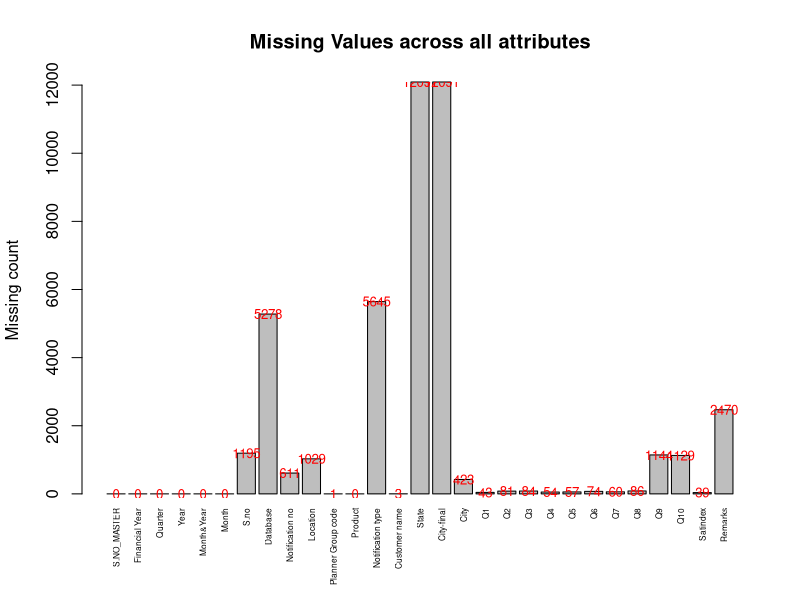
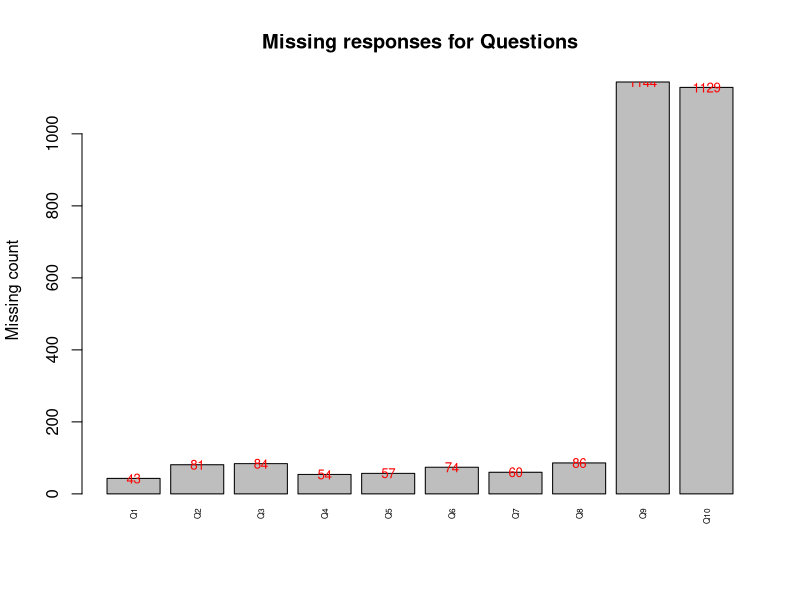
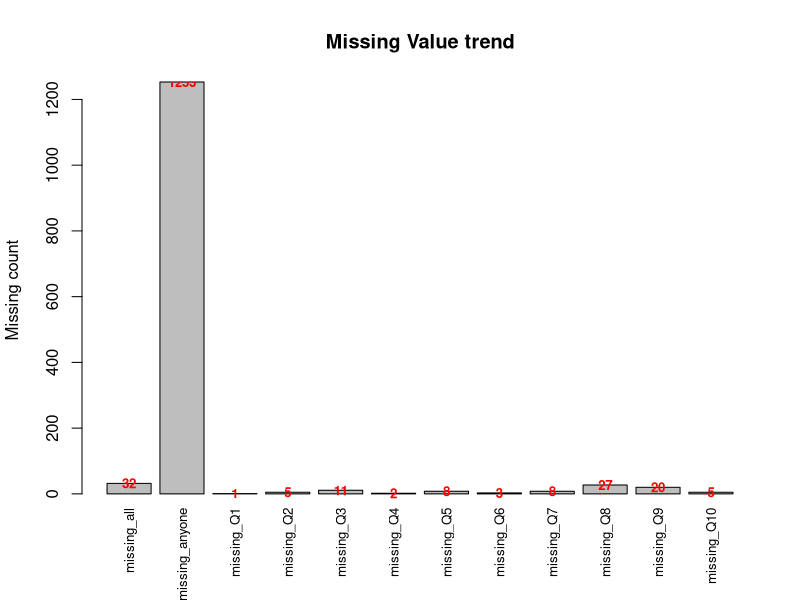

Here is the R script that generated these plots, in order: (Note: this script raises an error after producing the figures.)
### Focus       		: Feature Engineering on Customer Satisfaction dataset           
### CreatedOn   		: 05-sep-2017 
### Author      		: Ravindranadh 
### Location    		: GreatLakes Institute of Managment, Chennai
### ProjectName 		:
### Latest Revision : V 1.0

### data set Reading
require(readxl)
Dataset = read_excel('Workingdata.xlsx')
names(Dataset)
colnames(Dataset) = c(colnames(Dataset[,1:17]),'Q1','Q2','Q3','Q4','Q5','Q6','Q7','Q8','Q9','Q10',colnames(Dataset[,28]),'Remarks')

### Missing value Analysis
Missing_data_Check <- function(data_set){
  NA_Count = sapply(data_set,function(y) sum(length(which(is.na(y))))) 
  Null_Count = sapply(data_set,function(y) sum(length(which(is.null(y)))))
  Length0_Count = sapply(data_set,function(y) sum(length(which(length(y)==0))))
  Empty_Count = sapply(data_set,function(y) sum(length(which(y==''))))
  Total_NonData = NA_Count+Null_Count+Length0_Count+Empty_Count
  return( Total_NonData )
}

Missing_Values = Missing_data_Check(Dataset)
MissingValuesPlot = barplot(Missing_Values,col = 'gray',
                            main ='Missing Values across all attributes',
                            xlab = '',ylab = "Missing count",xaxt = 'n')
text(x = MissingValuesPlot, y = Missing_Values,
     label = Missing_Values,col = "red", cex = 0.8)
axis(1, at=MissingValuesPlot, labels=names(Missing_Values), 
     tick=FALSE, las=2, line=-0.5, cex.axis=0.5)

MissingValuesPlotQ = barplot(Missing_Values[18:27],col = 'gray',
                            main ='Missing responses for Questions',
                            xlab = '',ylab = "Missing count",xaxt = 'n')
text(x = MissingValuesPlotQ, y = Missing_Values[18:27],
     label = Missing_Values[18:27],col = "red", cex = 0.8)
axis(1, at=MissingValuesPlotQ, labels=names(Missing_Values[18:27]), 
     tick=FALSE, las=2, line=-0.5, cex.axis=0.5)

missing_all = subset(Dataset, is.na(Dataset$Q1) &
                       is.na(Dataset$Q2)&
                       is.na(Dataset$Q3)&
                       is.na(Dataset$Q4)&
                       is.na(Dataset$Q5)&
                       is.na(Dataset$Q6)&
                       is.na(Dataset$Q7)&
                       is.na(Dataset$Q8)&
                       is.na(Dataset$Q9)&
                       is.na(Dataset$Q10))

missing_anyone = subset(Dataset, is.na(Dataset$Q1) |
                          is.na(Dataset$Q2)|
                          is.na(Dataset$Q3)|
                          is.na(Dataset$Q4)|
                          is.na(Dataset$Q5)|
                          is.na(Dataset$Q6)|
                          is.na(Dataset$Q7)|
                          is.na(Dataset$Q8)|
                          is.na(Dataset$Q9)|
                          is.na(Dataset$Q10))

Qdataset = Dataset[,18:27]
for(i in 1:10){
  dataset_name = paste('missing_Q',i%%11,sep='')
  temp = subset(Qdataset, is.na(Qdataset[i%%11])&
                  (!is.na(Qdataset[ifelse((i+1)%%10 == 0, 10 ,(i+1)%%10 )])&
                  !is.na(Qdataset[ifelse((i+2)%%10 == 0, 10 ,(i+2)%%10 )])&
                  !is.na(Qdataset[ifelse((i+3)%%10 == 0, 10 ,(i+3)%%10 )])&
                  !is.na(Qdataset[ifelse((i+4)%%10 == 0, 10 ,(i+4)%%10 )])&
                  !is.na(Qdataset[ifelse((i+5)%%10 == 0, 10 ,(i+5)%%10 )])&
                  !is.na(Qdataset[ifelse((i+6)%%10 == 0, 10 ,(i+6)%%10 )])&
                  !is.na(Qdataset[ifelse((i+7)%%10 == 0, 10 ,(i+7)%%10 )])&
                  !is.na(Qdataset[ifelse((i+8)%%10 == 0, 10 ,(i+8)%%10 )])&
                  !is.na(Qdataset[ifelse((i+9)%%10 == 0, 10 ,(i+9)%%10 )])))
  assign(dataset_name, temp)
}
rm(temp)

Names = c('missing_all','missing_anyone','missing_Q1','missing_Q2','missing_Q3',
          'missing_Q4','missing_Q5','missing_Q6','missing_Q7','missing_Q8',
          'missing_Q9','missing_Q10')
Missing_Counts = c(nrow(missing_all),nrow(missing_anyone),nrow(missing_Q1),nrow(missing_Q2),nrow(missing_Q3),
                   nrow(missing_Q4),nrow(missing_Q5),nrow(missing_Q6),nrow(missing_Q7),nrow(missing_Q8),
                   nrow(missing_Q9),nrow(missing_Q10))
names(Missing_Counts) = Names
MissingCountPlot = barplot(Missing_Counts,col = 'gray',
                            main ='Missing Value trend',
                            xlab = '',ylab = "Missing count",xaxt = 'n')
text(x = MissingCountPlot, y = Missing_Counts,
     label = Missing_Counts,col = "red", cex = 0.8,font = 2)
axis(1, at=MissingCountPlot, labels=names(Missing_Counts), 
     tick=FALSE, las=2, line=-0.5, cex.axis=0.8)
### Correlation Analysis on Questions data
Correlation=cor(Qdataset_no_missing)
require(corrplot)
require(RColorBrewer)

corrplot(Correlation, type="upper",
         method = 'circle' ,order="hclust", add = F,
         col=brewer.pal(n=4, name="RdBu"),  
         outline = T)

### Factor Analysis on Non missing data set of 10 Questions
Qdataset_no_missing=Qdataset[!apply(Qdataset, 1, function(x) any(x=="" | is.na(x))),] 
require(psych)
pca = principal(Qdataset_no_missing,nfactors = ncol(Qdataset_no_missing),rotate = 'none')
pca

pca_reduced = principal(Qdataset_no_missing, nfactors = 1, rotate = 'none')
pca_reduced

pca_rotated = principal(Qdataset_no_missing, nfactors = 1, rotate = 'varimax')
pca_rotated
